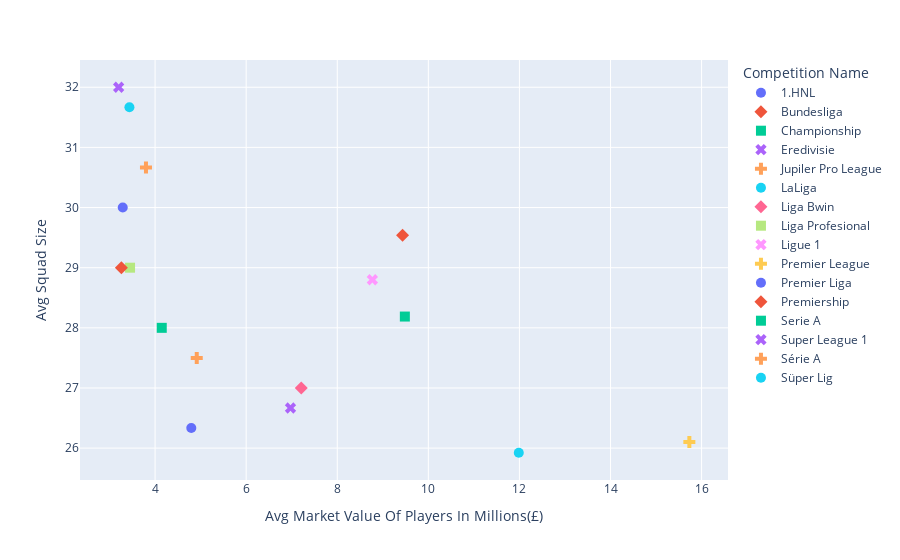

Here is the notebook cell this chart was saved with:
### Markdown cell above
Average squad size vs Average player value

### Code cell
fig = px.scatter(df2, y="Avg Squad Size", x="Avg Market Value Of Players In Millions(£)", color="Competition Name", symbol="Competition Name")
fig.update_traces(marker_size=10)
fig.show()

### Figure 1 — Plotly figure (JSON) as saved in the notebook; plotly's stock layout.template omitted (floating-point values rounded to 4 significant figures)
{"data": [{"hovertemplate": "Competition Name=1.HNL<br>Avg Market Value Of Players In Millions(£)=%{x}<br>Avg Squad Size=%{y}<extra></extra>", "legendgroup": "1.HNL", "marker": {"color": "#636efa", "size": 10, "symbol": "circle"}, "mode": "markers", "name": "1.HNL", "orientation": "v", "showlegend": true, "type": "scatter", "x": [3.29], "xaxis": "x", "y": [30], "yaxis": "y"}, {"hovertemplate": "Competition Name=Bundesliga<br>Avg Market Value Of Players In Millions(£)=%{x}<br>Avg Squad Size=%{y}<extra></extra>", "legendgroup": "Bundesliga", "marker": {"color": "#EF553B", "size": 10, "symbol": "diamond"}, "mode": "markers", "name": "Bundesliga", "orientation": "v", "showlegend": true, "type": "scatter", "x": [9.434], "xaxis": "x", "y": [29.54], "yaxis": "y"}, {"hovertemplate": "Competition Name=Championship<br>Avg Market Value Of Players In Millions(£)=%{x}<br>Avg Squad Size=%{y}<extra></extra>", "legendgroup": "Championship", "marker": {"color": "#00cc96", "size": 10, "symbol": "square"}, "mode": "markers", "name": "Championship", "orientation": "v", "showlegend": true, "type": "scatter", "x": [4.147], "xaxis": "x", "y": [28], "yaxis": "y"}, {"hovertemplate": "Competition Name=Eredivisie<br>Avg Market Value Of Players In Millions(£)=%{x}<br>Avg Squad Size=%{y}<extra></extra>", "legendgroup": "Eredivisie", "marker": {"color": "#ab63fa", "size": 10, "symbol": "x"}, "mode": "markers", "name": "Eredivisie", "orientation": "v", "showlegend": true, "type": "scatter", "x": [6.973], "xaxis": "x", "y": [26.67], "yaxis": "y"}, {"hovertemplate": "Competition Name=Jupiler Pro League<br>Avg Market Value Of Players In Millions(£)=%{x}<br>Avg Squad Size=%{y}<extra></extra>", "legendgroup": "Jupiler Pro League", "marker": {"color": "#FFA15A", "size": 10, "symbol": "cross"}, "mode": "markers", "name": "Jupiler Pro League", "orientation": "v", "showlegend": true, "type": "scatter", "x": [4.915], "xaxis": "x", "y": [27.5], "yaxis": "y"}, {"hovertemplate": "Competition Name=LaLiga<br>Avg Market Value Of Players In Millions(£)=%{x}<br>Avg Squad Size=%{y}<extra></extra>", "legendgroup": "LaLiga", "marker": {"color": "#19d3f3", "size": 10, "symbol": "circle"}, "mode": "markers", "name": "LaLiga", "orientation": "v", "showlegend": true, "type": "scatter", "x": [11.99], "xaxis": "x", "y": [25.92], "yaxis": "y"}, {"hovertemplate": "Competition Name=Liga Bwin<br>Avg Market Value Of Players In Millions(£)=%{x}<br>Avg Squad Size=%{y}<extra></extra>", "legendgroup": "Liga Bwin", "marker": {"color": "#FF6692", "size": 10, "symbol": "diamond"}, "mode": "markers", "name": "Liga Bwin", "orientation": "v", "showlegend": true, "type": "scatter", "x": [7.21], "xaxis": "x", "y": [27], "yaxis": "y"}, {"hovertemplate": "Competition Name=Liga Profesional<br>Avg Market Value Of Players In Millions(£)=%{x}<br>Avg Squad Size=%{y}<extra></extra>", "legendgroup": "Liga Profesional", "marker": {"color": "#B6E880", "size": 10, "symbol": "square"}, "mode": "markers", "name": "Liga Profesional", "orientation": "v", "showlegend": true, "type": "scatter", "x": [3.45], "xaxis": "x", "y": [29], "yaxis": "y"}, {"hovertemplate": "Competition Name=Ligue 1<br>Avg Market Value Of Players In Millions(£)=%{x}<br>Avg Squad Size=%{y}<extra></extra>", "legendgroup": "Ligue 1", "marker": {"color": "#FF97FF", "size": 10, "symbol": "x"}, "mode": "markers", "name": "Ligue 1", "orientation": "v", "showlegend": true, "type": "scatter", "x": [8.771], "xaxis": "x", "y": [28.8], "yaxis": "y"}, {"hovertemplate": "Competition Name=Premier League<br>Avg Market Value Of Players In Millions(£)=%{x}<br>Avg Squad Size=%{y}<extra></extra>", "legendgroup": "Premier League", "marker": {"color": "#FECB52", "size": 10, "symbol": "cross"}, "mode": "markers", "name": "Premier League", "orientation": "v", "showlegend": true, "type": "scatter", "x": [15.73], "xaxis": "x", "y": [26.1], "yaxis": "y"}, {"hovertemplate": "Competition Name=Premier Liga<br>Avg Market Value Of Players In Millions(£)=%{x}<br>Avg Squad Size=%{y}<extra></extra>", "legendgroup": "Premier Liga", "marker": {"color": "#636efa", "size": 10, "symbol": "circle"}, "mode": "markers", "name": "Premier Liga", "orientation": "v", "showlegend": true, "type": "scatter", "x": [4.795], "xaxis": "x", "y": [26.33], "yaxis": "y"}, {"hovertemplate": "Competition Name=Premiership<br>Avg Market Value Of Players In Millions(£)=%{x}<br>Avg Squad Size=%{y}<extra></extra>", "legendgroup": "Premiership", "marker": {"color": "#EF553B", "size": 10, "symbol": "diamond"}, "mode": "markers", "name": "Premiership", "orientation": "v", "showlegend": true, "type": "scatter", "x": [3.26], "xaxis": "x", "y": [29], "yaxis": "y"}, {"hovertemplate": "Competition Name=Serie A<br>Avg Market Value Of Players In Millions(£)=%{x}<br>Avg Squad Size=%{y}<extra></extra>", "legendgroup": "Serie A", "marker": {"color": "#00cc96", "size": 10, "symbol": "square"}, "mode": "markers", "name": "Serie A", "orientation": "v", "showlegend": true, "type": "scatter", "x": [9.484], "xaxis": "x", "y": [28.19], "yaxis": "y"}, {"hovertemplate": "Competition Name=Super League 1<br>Avg Market Value Of Players In Millions(£)=%{x}<br>Avg Squad Size=%{y}<extra></extra>", "legendgroup": "Super League 1", "marker": {"color": "#ab63fa", "size": 10, "symbol": "x"}, "mode": "markers", "name": "Super League 1", "orientation": "v", "showlegend": true, "type": "scatter", "x": [3.2], "xaxis": "x", "y": [32], "yaxis": "y"}, {"hovertemplate": "Competition Name=Série A<br>Avg Market Value Of Players In Millions(£)=%{x}<br>Avg Squad Size=%{y}<extra></extra>", "legendgroup": "Série A", "marker": {"color": "#FFA15A", "size": 10, "symbol": "cross"}, "mode": "markers", "name": "Série A", "orientation": "v", "showlegend": true, "type": "scatter", "x": [3.8], "xaxis": "x", "y": [30.67], "yaxis": "y"}, {"hovertemplate": "Competition Name=Süper Lig<br>Avg Market Value Of Players In Millions(£)=%{x}<br>Avg Squad Size=%{y}<extra></extra>", "legendgroup": "Süper Lig", "marker": {"color": "#19d3f3", "size": 10, "symbol": "circle"}, "mode": "markers", "name": "Süper Lig", "orientation": "v", "showlegend": true, "type": "scatter", "x": [3.437], "xaxis": "x", "y": [31.67], "yaxis": "y"}], "layout": {"legend": {"title": {"text": "Competition Name"}, "tracegroupgap": 0}, "margin": {"t": 60}, "xaxis": {"anchor": "y", "domain": [0, 1], "title": {"text": "Avg Market Value Of Players In Millions(£)"}}, "yaxis": {"anchor": "x", "domain": [0, 1], "title": {"text": "Avg Squad Size"}}}}
